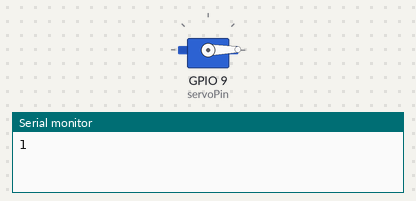
The sketch below on a simulated ESP32. On the bench: servo, the last lines printed to the serial monitor.

Above: at 0.05 s.
At 4.25 s:
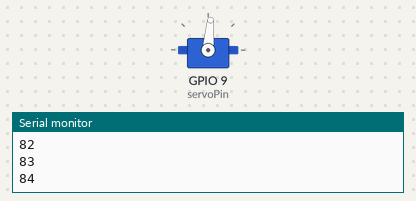
At 8.45 s:
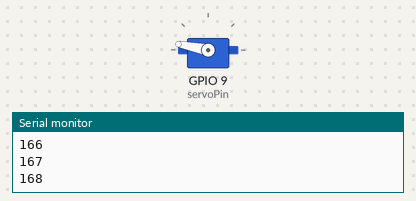
At 16.95 s:
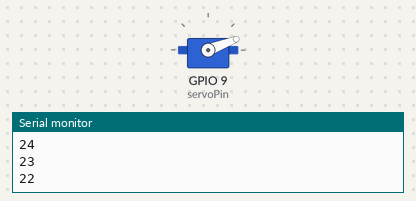
Timing chart, 0 to 23.4 s (numbered marks = the images above):
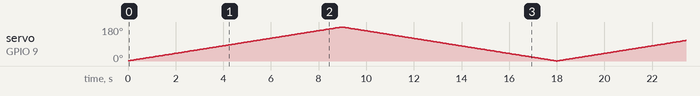

The sketch:

servo.ino
```cpp
/*
<><><><><><><><><><><><><><><><><><><><><><><><><><><><><><><><>
||||||||||||||||||||||||||||||||
||        "SERVO SWEEP"       ||
||        by Ian Pokorny      ||
||          MTEC2280          ||
||||||||||||||||||||||||||||||||
- Sweeps a Servo motor from 0-180 degrees and back again

- Connect your Servo:
  RED = 5V
  BROWN = GND
  ORANGE = ServoPin
    *NOTE: these colors may vary depending on manufacturer

- We can use library to adjust the angle of our DC Servo Motor:
ESP32 SERVO LIBRARY:
https://github.com/madhephaestus/ESP32Servo/tree/master
<><><><><><><><><><><><><><><><><><><><><><><><><><><><><><><><>
*/

#include <ESP32Servo.h> //must include this library to use Servo Motor

Servo myServo;  //create instance of Servo library object

const int servoPin = 9; //pin we will connect Servo to

int angle = 0;  //angle of Servo motor
int dir = 1;    //direction to sweep
int ms = 50;    //delay time

void setup()
{
  myServo.attach(servoPin); //attach servo object to physical pin

  Serial.begin(115200);

}

void loop()
{
  angle += dir; //increment angle based on direction
  if (angle >= 180 || angle <= 0) //if angle is outside of 0-180 range...
  {
    dir = -dir; //change direction
    Serial.println("REVERSE DIRECTION");
  }

  myServo.write(angle); //move the servo motor to angle

  delay(ms);  //wait...only here to slow down sweep rate

  Serial.println(angle);
}
```
